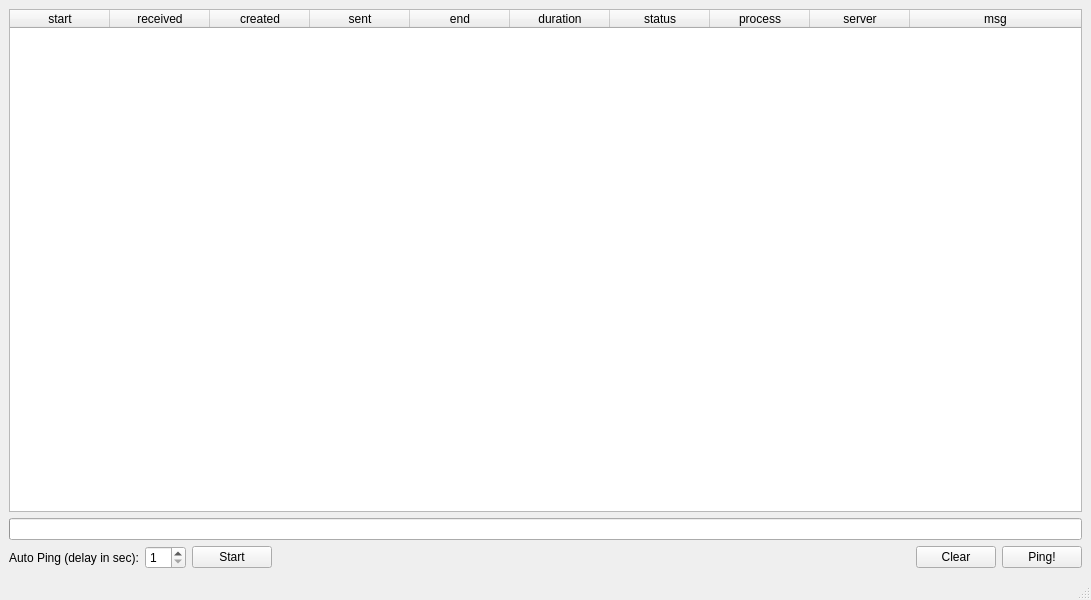
<?xml version="1.0" encoding="UTF-8"?>
<ui version="4.0">
 <class>MainWindow</class>
 <widget class="QMainWindow" name="MainWindow">
  <property name="geometry">
   <rect>
    <x>0</x>
    <y>0</y>
    <width>1091</width>
    <height>600</height>
   </rect>
  </property>
  <property name="windowTitle">
   <string>Ping</string>
  </property>
  <widget class="QWidget" name="centralwidget">
   <layout class="QVBoxLayout" name="verticalLayout">
    <item>
     <widget class="QTableWidget" name="MessageComp">
      <attribute name="horizontalHeaderCascadingSectionResizes">
       <bool>false</bool>
      </attribute>
      <attribute name="horizontalHeaderMinimumSectionSize">
       <number>50</number>
      </attribute>
      <attribute name="horizontalHeaderShowSortIndicator" stdset="0">
       <bool>false</bool>
      </attribute>
      <attribute name="horizontalHeaderStretchLastSection">
       <bool>true</bool>
      </attribute>
      <column>
       <property name="text">
        <string>start</string>
       </property>
      </column>
      <column>
       <property name="text">
        <string>received</string>
       </property>
      </column>
      <column>
       <property name="text">
        <string>created</string>
       </property>
      </column>
      <column>
       <property name="text">
        <string>sent</string>
       </property>
      </column>
      <column>
       <property name="text">
        <string>end</string>
       </property>
      </column>
      <column>
       <property name="text">
        <string>duration</string>
       </property>
      </column>
      <column>
       <property name="text">
        <string>status</string>
       </property>
      </column>
      <column>
       <property name="text">
        <string>process</string>
       </property>
      </column>
      <column>
       <property name="text">
        <string>server</string>
       </property>
      </column>
      <column>
       <property name="text">
        <string>msg</string>
       </property>
      </column>
     </widget>
    </item>
    <item>
     <widget class="QProgressBar" name="ProgressComp">
      <property name="maximum">
       <number>1</number>
      </property>
      <property name="value">
       <number>-1</number>
      </property>
      <property name="invertedAppearance">
       <bool>false</bool>
      </property>
     </widget>
    </item>
    <item>
     <layout class="QHBoxLayout" name="horizontalLayout">
      <item>
       <widget class="QLabel" name="label">
        <property name="text">
         <string>Auto Ping (delay in sec):</string>
        </property>
       </widget>
      </item>
      <item>
       <widget class="QSpinBox" name="DelayComp">
        <property name="minimum">
         <number>1</number>
        </property>
       </widget>
      </item>
      <item>
       <widget class="QPushButton" name="StartStopComp">
        <property name="text">
         <string>Start</string>
        </property>
       </widget>
      </item>
      <item>
       <spacer name="horizontalSpacer">
        <property name="orientation">
         <enum>Qt::Horizontal</enum>
        </property>
        <property name="sizeHint" stdset="0">
         <size>
          <width>40</width>
          <height>20</height>
         </size>
        </property>
       </spacer>
      </item>
      <item>
       <widget class="QPushButton" name="ClearComp">
        <property name="text">
         <string>Clear</string>
        </property>
       </widget>
      </item>
      <item>
       <widget class="QPushButton" name="PingComp">
        <property name="text">
         <string>Ping!</string>
        </property>
       </widget>
      </item>
     </layout>
    </item>
   </layout>
  </widget>
  <widget class="QMenuBar" name="menubar">
   <property name="geometry">
    <rect>
     <x>0</x>
     <y>0</y>
     <width>1091</width>
     <height>25</height>
    </rect>
   </property>
  </widget>
  <widget class="QStatusBar" name="statusbar"/>
 </widget>
 <resources/>
 <connections/>
</ui>
